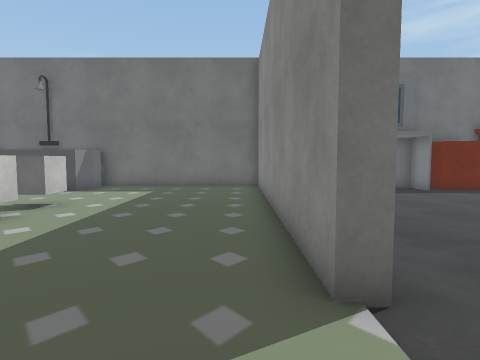
[1] (above)

24 first-person views from a walk through a Unity game level. The camera is 1.3 m above the floor, tilts 4° down and sees 75° across. The floor is counted in squares, 1 m on a side. Each view is taken from the middle of a square. On the plan, view 1 faces up. The plan holds only what a view shows up to about 14 squares ahead; the rest is blank. The place goes on beyond the plan. The player character is not drawn. Some surface patterns are stand-ins.

[2]
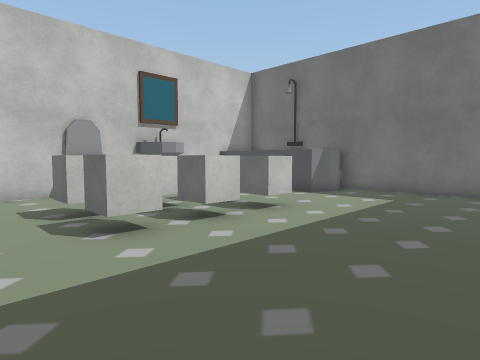

[3]
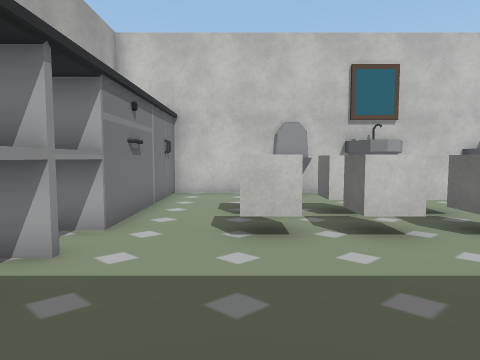

[4]
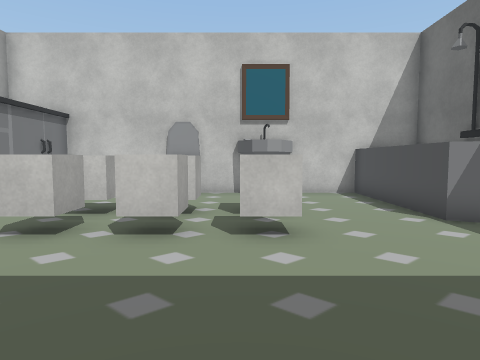

[5]
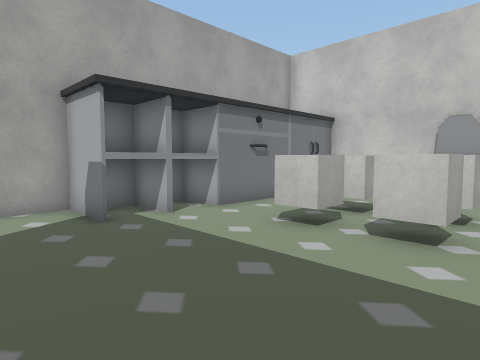

[6]
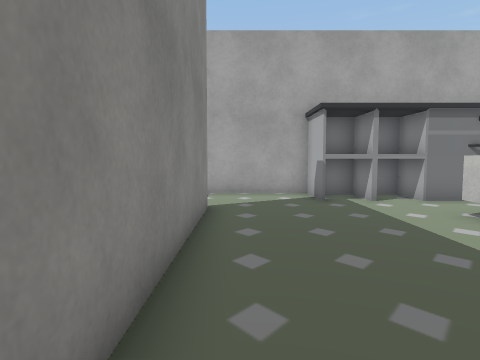

[7]
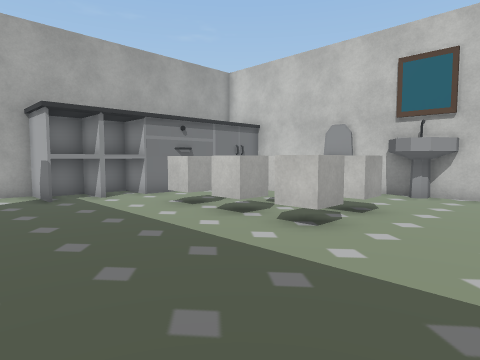

[8]
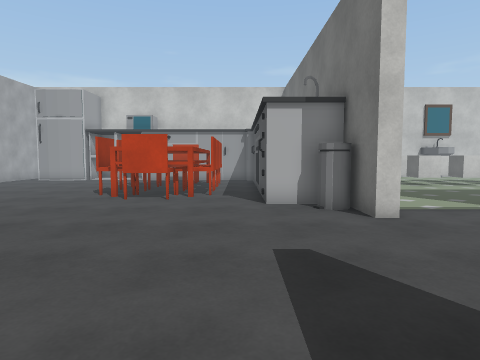

[9]
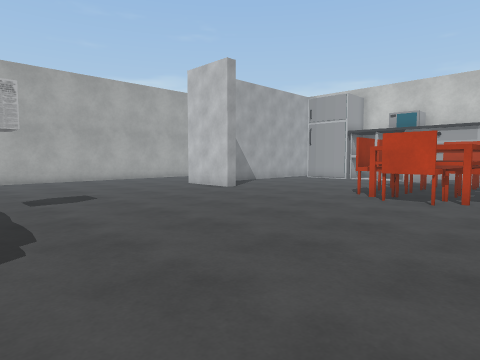

[10]
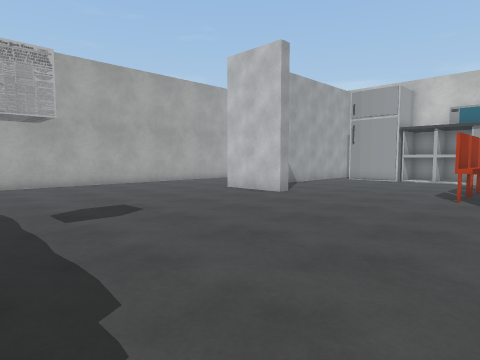

[11]
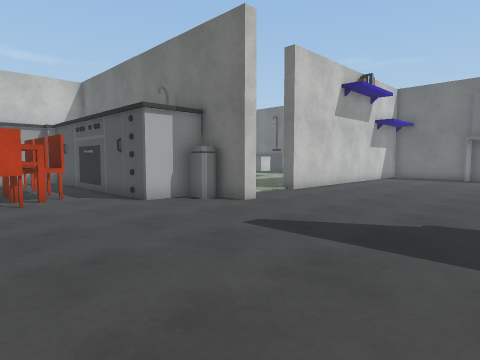

[12]
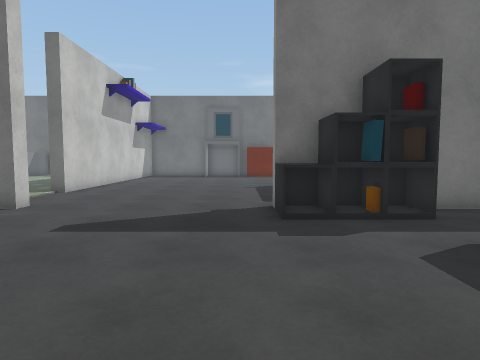

[13]
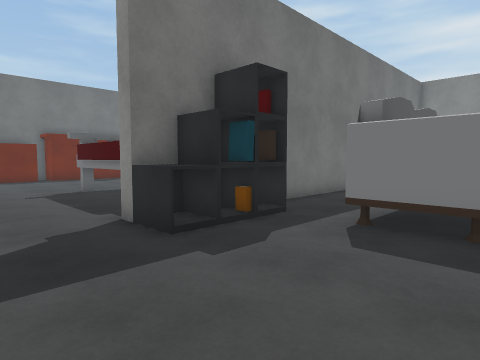

[14]
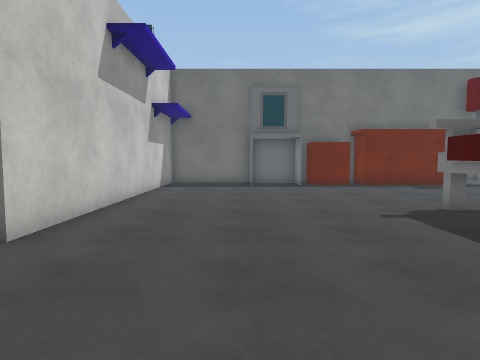

[15]
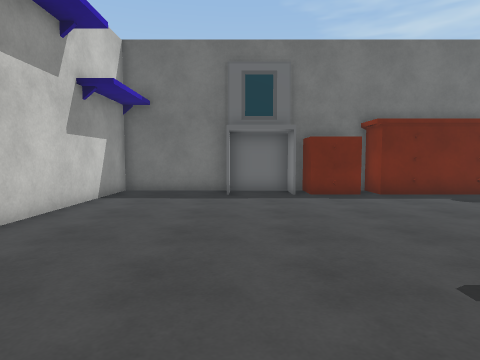

[16]
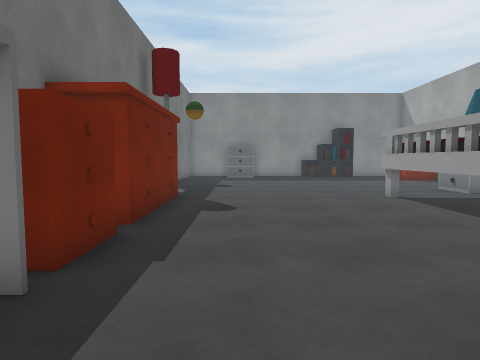

[17]
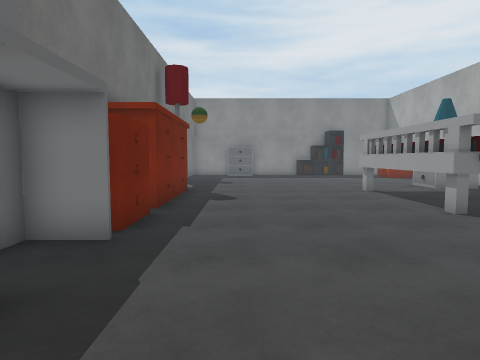

[18]
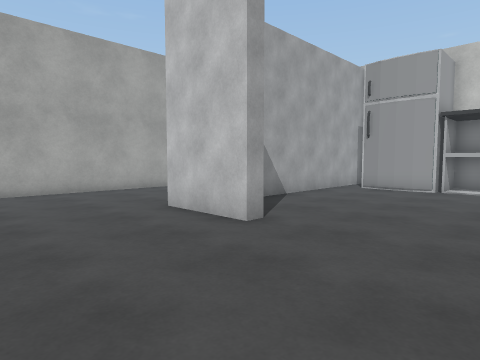

[19]
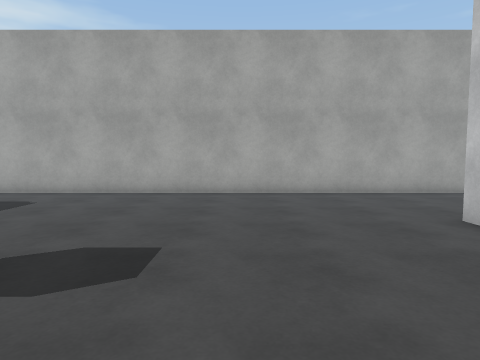

[20]
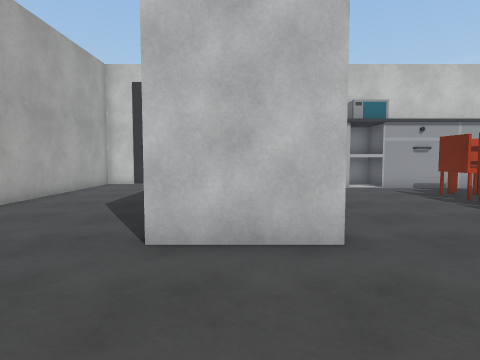

[21]
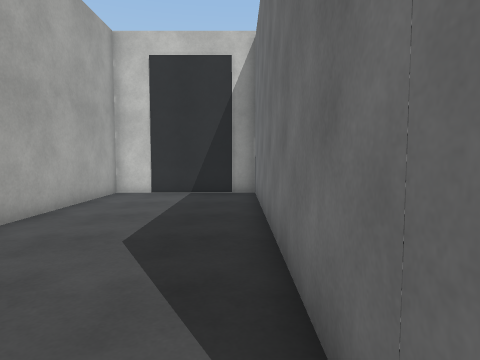

[22]
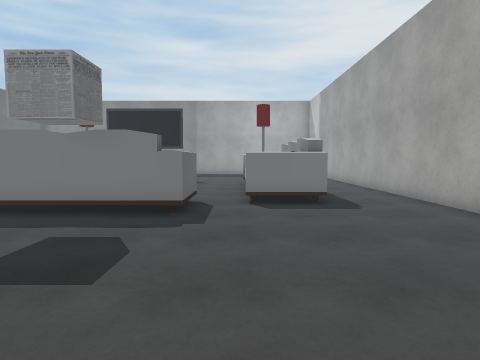

[23]
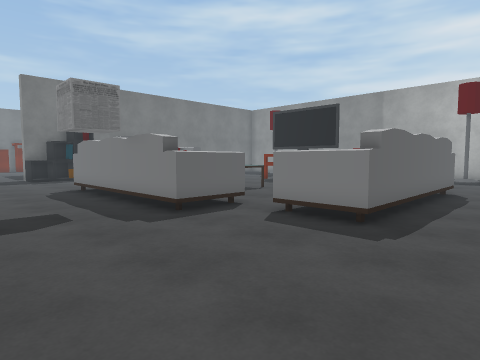

[24]
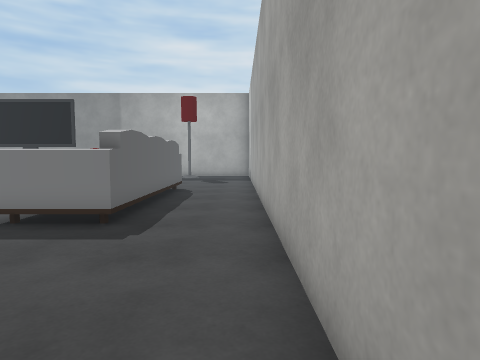

### Floor plan
Key: @ floor where view 1 was taken; # wall or solid block; . floor; ^ raised ledge; R drawers; C cube; S sink; B block; T toilet; H chair; K books; I thing the floor can be seen under or through; F sofa; L lamp; G fridge; O other object.
Columns run from 12 left of view 1 to 19 right of it. Each row starts with its distance up from view 1.
 15      ######  ###########
 14       #......#....#.#RR#   ##L
 13 # ^^^^#......#......#RR#####....
 12 ##...........#..................
 11 #............#..................
 10 #S...........#..................
  9 #S..BBCC.....#..................
  8 #S..BBCC.....#..................
  7 #...BBCC.....#..................
  6 #TT.BBCC.....#........IIIIIII...
  5 #T..BBCC.....#........^     ^...
  4 #...BBCC.....#........^     ^..
  3 #............#........^     ^R.
  2 ##....................^      RR
  1  ######^#^............^
  0       ####..@.........
 -1          ######......##########
 -2          #####.......^#KK....
 -3       #######...............
 -4       ..................F
 -5      HHHHHH.............FFFFF
 -6   # H^HHHHHH............F
 -7   #.H^     H...........
 -8   #.HHHHHHHH..........^
 -9   #..HHHHHH..........#
-10   ^..................#
-11   ^..................#
-12  #^..................#
-13  ##..................#     O
-14    G.................#   ...
-15    G.......#.........##^....
-16   G........#.................
-17 ############...........^^^^^^
-18 #......................^
-19 #......................^#^^^^#^.
-20 #...............................
-21 #...............................
-22 #...............................
-23 ###############################

Where each view was taken, in squares from view 1:
view 1: 0 up, 0 right, facing up
view 2: 2 up, 0 right, facing up-left
view 3: 4 up, 0 right, facing left
view 4: 8 up, 0 right, facing left
view 5: 8 up, 0 right, facing down-left
view 6: 11 up, 0 right, facing down
view 7: 12 up, 0 right, facing down-left
view 8: 4 down, 9 right, facing left
view 9: 4 down, 9 right, facing down-left
view 10: 7 down, 9 right, facing down-left
view 11: 8 down, 9 right, facing up-left
view 12: 9 down, 8 right, facing up
view 13: 7 down, 6 right, facing up-right
view 14: 2 down, 5 right, facing up
view 15: 2 up, 6 right, facing up
view 16: 11 up, 5 right, facing right
view 17: 11 up, 3 right, facing right
view 18: 10 down, 4 right, facing down-left
view 19: 11 down, 4 right, facing down
view 20: 16 down, 4 right, facing left
view 21: 18 down, 0 right, facing left
view 22: 17 down, 2 right, facing right
view 23: 22 down, 5 right, facing up-right
view 24: 22 down, 5 right, facing right
